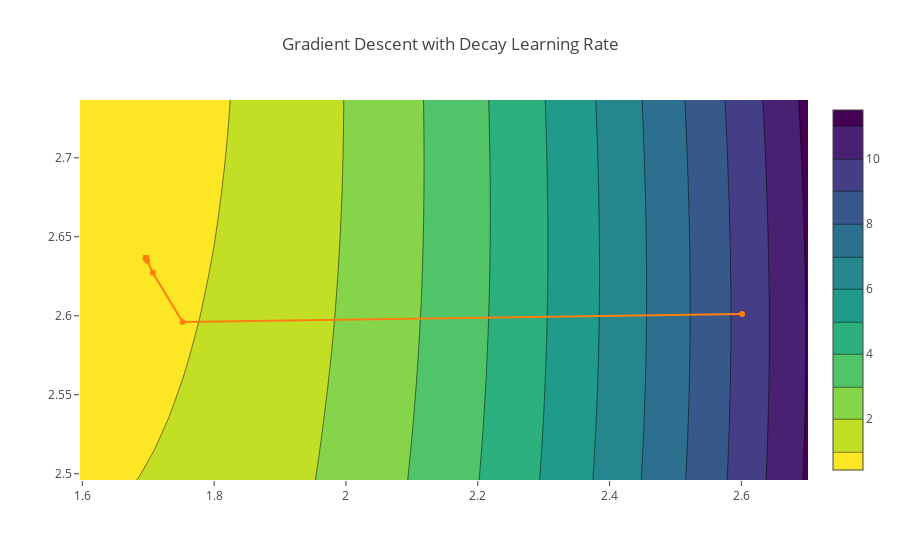

The code cell stored with this chart in its notebook:
### Code cell
## Run me
contour_plot('Gradient Descent with Decay Learning Rate', ts_decay, average_squared_loss, sin_model, x, y)
